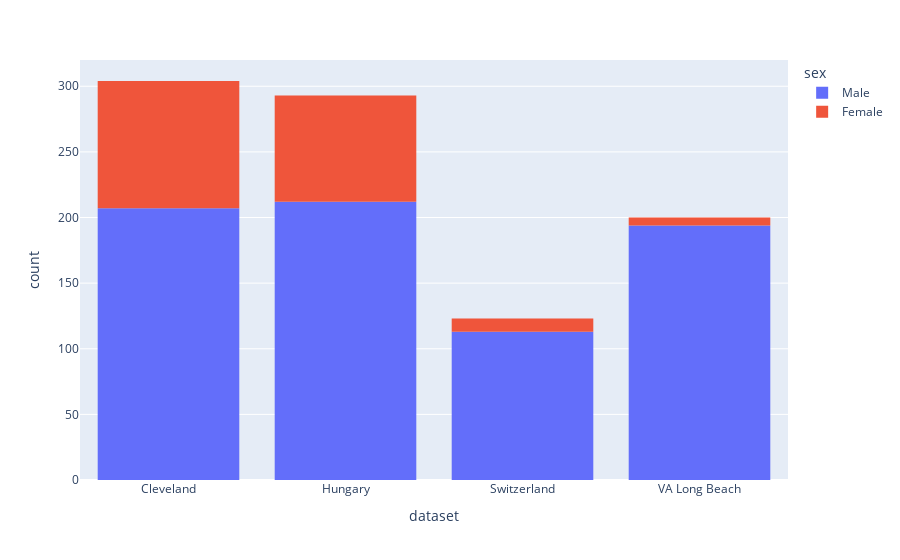

Write notebook code for a chart like this one.
### Code cell
# using plotly
fig=px.histogram(data_frame=df,x='dataset',color='sex')
fig.show()

### Figure 1 — Plotly figure (JSON) as saved in the notebook; plotly's stock layout.template omitted (floating-point values rounded to 4 significant figures; data arrays with more than 128 entries replaced by an {"elided": "..."} marker saying what was removed)
{"data": [{"alignmentgroup": "True", "bingroup": "x", "hovertemplate": "sex=Male<br>dataset=%{x}<br>count=%{y}<extra></extra>", "legendgroup": "Male", "marker": {"color": "#636efa", "pattern": {"shape": ""}}, "name": "Male", "offsetgroup": "Male", "orientation": "v", "showlegend": true, "type": "histogram", "x": {"elided": "726 str values"}, "xaxis": "x", "yaxis": "y"}, {"alignmentgroup": "True", "bingroup": "x", "hovertemplate": "sex=Female<br>dataset=%{x}<br>count=%{y}<extra></extra>", "legendgroup": "Female", "marker": {"color": "#EF553B", "pattern": {"shape": ""}}, "name": "Female", "offsetgroup": "Female", "orientation": "v", "showlegend": true, "type": "histogram", "x": {"elided": "194 str values"}, "xaxis": "x", "yaxis": "y"}], "layout": {"barmode": "relative", "legend": {"title": {"text": "sex"}, "tracegroupgap": 0}, "margin": {"t": 60}, "xaxis": {"anchor": "y", "domain": [0, 1], "title": {"text": "dataset"}}, "yaxis": {"anchor": "x", "domain": [0, 1], "title": {"text": "count"}}}}
